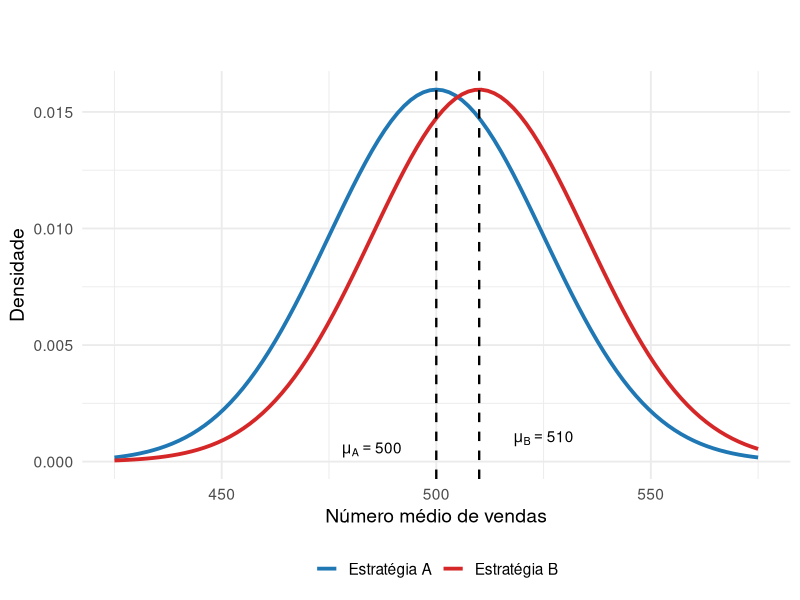
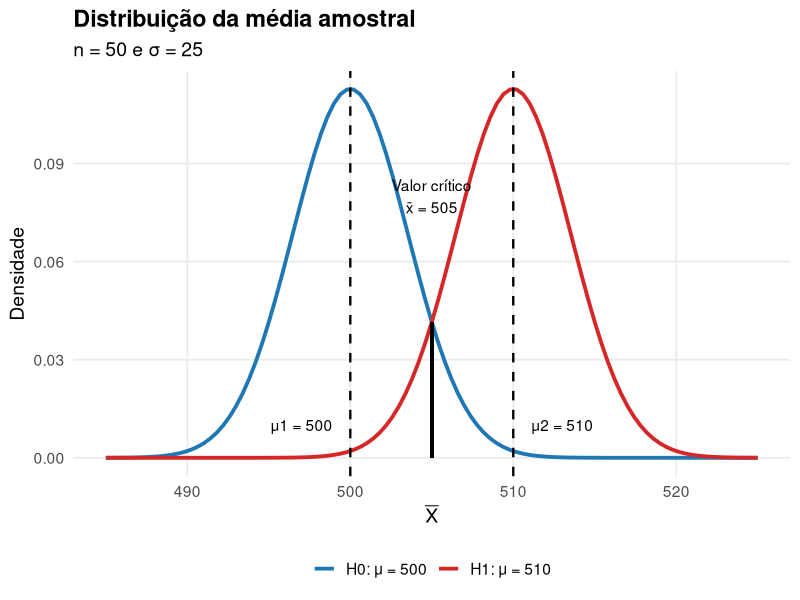
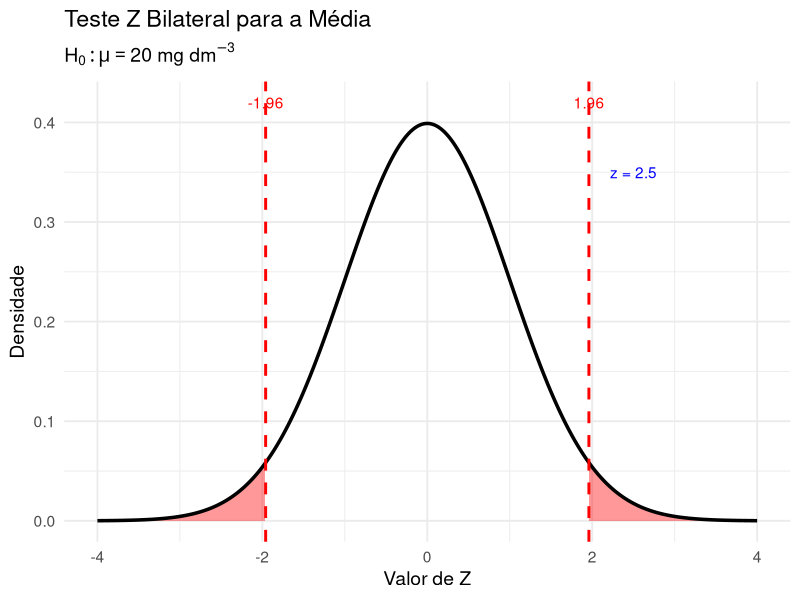
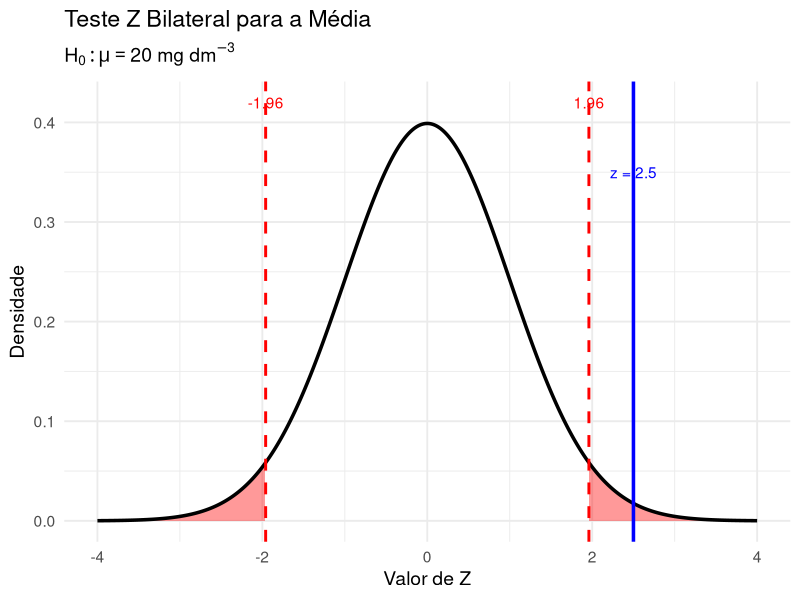

R code for these plots, in order:
## ---- chunk 1
options(htmltools.dir.version = FALSE)
knitr::opts_chunk$set(echo=TRUE, message = FALSE, warning = FALSE, comment = "#>", fig.align = "center")
options(dplyr.print_min = 5, dplyr.print_max = 5)
## ---- chunk 2
library(ggplot2)

dados <- data.frame(
  x = seq(425, 575, by = 0.1)
)

ggplot(dados, aes(x)) +
  stat_function(
    fun = dnorm,
    args = list(mean = 500, sd = 25),
    aes(color = "Estratégia A"),
    linewidth = 1.3
  ) +
  stat_function(
    fun = dnorm,
    args = list(mean = 510, sd = 25),
    aes(color = "Estratégia B"),
    linewidth = 1.3
  ) +
  geom_vline(
    xintercept = c(500,510),
    linetype = "dashed",
    linewidth = 0.8
  ) +
  annotate(
    "text",
    x = 485,
    y = 0.0005,
    label = "mu[A]==500",
    parse = TRUE
  ) +
  annotate(
    "text",
    x = 525,
    y = 0.001,
    label = "mu[B]==510",
    parse = TRUE
  ) +
  scale_color_manual(
    values = c(
      "Estratégia A" = "#1F77B4",
      "Estratégia B" = "#D62728"
    )
  ) +
  labs(
    title = "",
    subtitle = "",
    x = "Número médio de vendas",
    y = "Densidade",
    color = NULL
  ) +
  theme_minimal(base_size = 14) +
  theme(
    legend.position = "bottom",
    plot.title = element_text(face = "bold")
  )
## ---- chunk 3
library(ggplot2)

n <- 50
se <- 25/sqrt(n)

dados <- data.frame(
  x = seq(485, 525, by = 0.01)
)

ggplot(dados, aes(x)) +

  stat_function(
    fun = dnorm,
    args = list(mean = 500, sd = se),
    aes(color = "H0: μ = 500"),
    linewidth = 1.3
  ) +

  stat_function(
    fun = dnorm,
    args = list(mean = 510, sd = se),
    aes(color = "H1: μ = 510"),
    linewidth = 1.3
  ) +

  geom_vline(
    xintercept = c(500, 510),
    linetype = "dashed",
    linewidth = 0.8
  ) +

  geom_segment(
    aes(
      x = 505,
      xend = 505,
      y = 0,
      yend = dnorm(505, 510, se)
    ),
    linewidth = 1
  ) +

  annotate(
    "text",
    x = 497,
    y = 0.010,
    label = "μ1 = 500"
  ) +

  annotate(
    "text",
    x = 513,
    y = 0.010,
    label = "μ2 = 510"
  ) +

  annotate(
    "text",
    x = 505,
    y = 0.08,
    label = "Valor crítico\nx̄ = 505"
  ) +

  scale_color_manual(
    values = c(
      "H0: μ = 500" = "#1F77B4",
      "H1: μ = 510" = "#D62728"
    )
  ) +

  labs(
    title = "Distribuição da média amostral",
    subtitle = "n = 50 e σ = 25",
    x = expression(bar(X)),
    y = "Densidade",
    color = NULL
  ) +

  theme_minimal(base_size = 14) +

  theme(
    legend.position = "bottom",
    plot.title = element_text(face = "bold"),
    panel.grid.minor = element_blank()
  )
## ---- chunk 4
knitr::include_graphics("https://raw.githubusercontent.com/arpanosso/estatinfo/master/slides/img/testeH_02.png")
## ---- chunk 5
knitr::include_graphics("https://raw.githubusercontent.com/arpanosso/estatinfo/master/slides/img/testeH_03.png")
## ---- chunk 6
knitr::include_graphics("https://raw.githubusercontent.com/arpanosso/estatinfo/master/slides/img/testeH_04.png")
## ---- chunk 7
# knitr::include_graphics("https://raw.githubusercontent.com/arpanosso/estatinfo/master/slides/img/testeH_07.png")
## ---- chunk 8
knitr::include_graphics("https://raw.githubusercontent.com/arpanosso/estatinfo/master/slides/img/testeH_08.png")
## ---- chunk 9
knitr::include_graphics("https://raw.githubusercontent.com/arpanosso/estatinfo/master/slides/img/testeH_09.png")
## ---- chunk 10
knitr::include_graphics("https://raw.githubusercontent.com/arpanosso/estatinfo/master/slides/img/testeH_10.png")
## ---- chunk 11
knitr::include_graphics("https://raw.githubusercontent.com/arpanosso/estatinfo/master/slides/img/hist_8.png")
## ---- chunk 12
library(ggplot2)

# Valores críticos e estatística do teste
z_crit <- qnorm(0.975)  # 1.96
z_obs  <- 2.5

# Curva normal padrão
x <- seq(-4, 4, length.out = 1000)
dados <- data.frame(
  x = x,
  y = dnorm(x)
)

# Regiões críticas
crit_esq <- subset(dados, x <= -z_crit)
crit_dir <- subset(dados, x >=  z_crit)

ggplot(dados, aes(x, y)) +
  
  # Região crítica esquerda
  geom_area(
    data = crit_esq,
    fill = "red",
    alpha = 0.4
  ) +
  
  # Região crítica direita
  geom_area(
    data = crit_dir,
    fill = "red",
    alpha = 0.4
  ) +
  
  # Curva normal
  geom_line(linewidth = 1.2) +
  
  # Valores críticos
  geom_vline(
    xintercept = c(-z_crit, z_crit),
    color = "red",
    linetype = "dashed",
    linewidth = 1
  ) +
  
  # Estatística observada
  # geom_vline(
  #   xintercept = z_obs,
  #   color = "blue",
  #   linewidth = 1.2
  # ) +
  
  annotate(
    "text",
    x = -z_crit,
    y = 0.42,
    label = "-1.96",
    color = "red"
  ) +
  
  annotate(
    "text",
    x = z_crit,
    y = 0.42,
    label = "1.96",
    color = "red"
  ) +
  
  annotate(
    "text",
    x = z_obs,
    y = 0.35,
    label = "z = 2.5",
    color = "blue"
  ) +
  
  labs(
    title = "Teste Z Bilateral para a Média",
    subtitle = expression(H[0] : mu == 20 ~ "mg dm"^{-3}),
    x = "Valor de Z",
    y = "Densidade"
  ) +
  
  theme_minimal(base_size = 14)
## ---- chunk 13
library(ggplot2)

# Valores críticos e estatística do teste
z_crit <- qnorm(0.975)  # 1.96
z_obs  <- 2.5

# Curva normal padrão
x <- seq(-4, 4, length.out = 1000)
dados <- data.frame(
  x = x,
  y = dnorm(x)
)

# Regiões críticas
crit_esq <- subset(dados, x <= -z_crit)
crit_dir <- subset(dados, x >=  z_crit)

ggplot(dados, aes(x, y)) +
  
  # Região crítica esquerda
  geom_area(
    data = crit_esq,
    fill = "red",
    alpha = 0.4
  ) +
  
  # Região crítica direita
  geom_area(
    data = crit_dir,
    fill = "red",
    alpha = 0.4
  ) +
  
  # Curva normal
  geom_line(linewidth = 1.2) +
  
  # Valores críticos
  geom_vline(
    xintercept = c(-z_crit, z_crit),
    color = "red",
    linetype = "dashed",
    linewidth = 1
  ) +
  
  # Estatística observada
  geom_vline(
    xintercept = z_obs,
    color = "blue",
    linewidth = 1.2
  ) +
  
  annotate(
    "text",
    x = -z_crit,
    y = 0.42,
    label = "-1.96",
    color = "red"
  ) +
  
  annotate(
    "text",
    x = z_crit,
    y = 0.42,
    label = "1.96",
    color = "red"
  ) +
  
  annotate(
    "text",
    x = z_obs,
    y = 0.35,
    label = "z = 2.5",
    color = "blue"
  ) +
  
  labs(
    title = "Teste Z Bilateral para a Média",
    subtitle = expression(H[0] : mu == 20 ~ "mg dm"^{-3}),
    x = "Valor de Z",
    y = "Densidade"
  ) +
  
  theme_minimal(base_size = 14)
## ---- chunk 14
# knitr::include_graphics("https://raw.githubusercontent.com/arpanosso/estatinfo/master/slides/img/testeH_12.png")
## ---- chunk 15
knitr::include_graphics("https://raw.githubusercontent.com/arpanosso/estatinfo/master/slides/img/testeH_13.png")
## ---- chunk 16
knitr::include_graphics("https://raw.githubusercontent.com/arpanosso/estatinfo/master/slides/img/testeH_14.png")
## ---- chunk 17
knitr::include_graphics("https://raw.githubusercontent.com/arpanosso/estatinfo/master/slides/img/testeH_15.png")
## ---- chunk 18
knitr::include_graphics("https://raw.githubusercontent.com/arpanosso/estatinfo/master/slides/img/ic_05.png")
## ---- chunk 19
knitr::include_graphics("https://raw.githubusercontent.com/arpanosso/estatinfo/master/slides/img/testeH_16.png")
